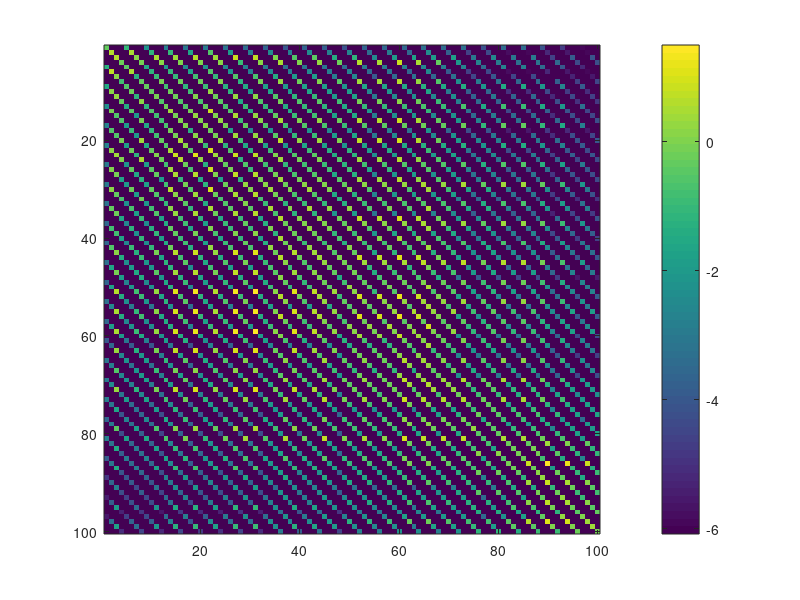

The MATLAB script that drew this image:
figure;
rng('shuffle');
sz = 100;
bnd = 4;
a = diag(randn(sz-bnd,1),-bnd) + diag(randn(sz,1)) + diag(randn(sz-bnd,1), bnd);
invA = inv(a);
imagesc(log10(abs(invA(:,:))));colorbar;